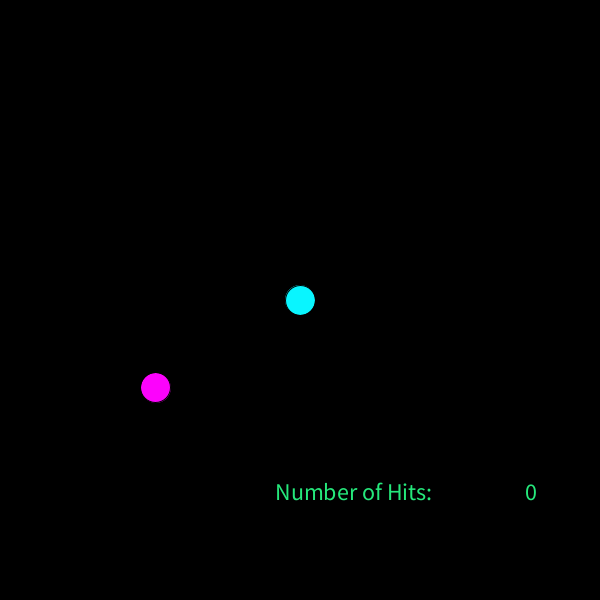
Frame 1 (no input)
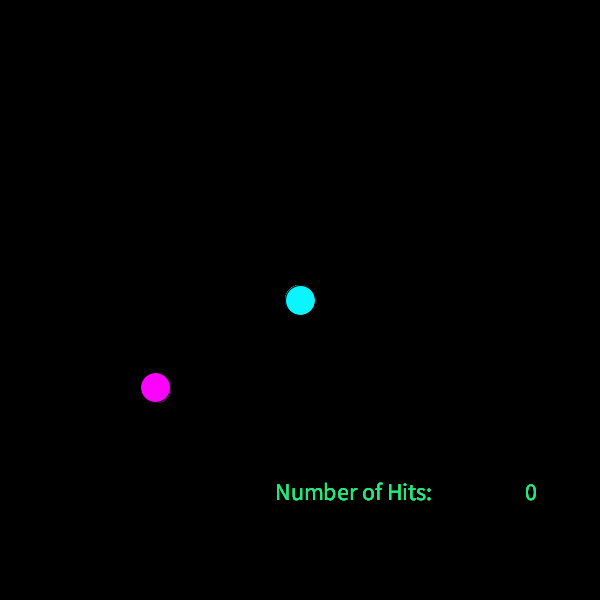
Frame 60 (the mouse pressed at the canvas centre just before this capture)
Frame 120 (the mouse held since frame 60 and released just before this capture): identical to frame 60, image omitted

The Processing sketch that drew these frames (run headless with seeded random() and noise(); from frame 60 on, the mouse is pressed at the canvas centre):

// Processing sketch: processing_62290
// ── processing_62290.pde

float ballY;
float ballX;
float ranspota;
float radius;
float ranspotb;
int spot;
float speed;
void setup()
{
  size(600, 600);
  background(0, 0, 0);
  smooth();
  frameRate(60);
  //initialize veriables:
  ballY=width/2;
  ballX=width/2;
  ranspotb=random(600);
  ranspota=random(600);
  radius=30;
  speed=5;
}

void draw()
{

  fill(0, 0, 0, 25);
  rect(0, 0, 600, 600);
  fill(9, 245, 255); 
  ellipse( ballX, ballY, radius, radius );
  fill(252, 3, 252);
  ellipse( ranspota, ranspotb, radius, radius );
  println( "frameCount: " + frameCount );
  if (dist(ballX, ballY, ranspota, ranspotb)<2*radius)
  {
    ranspota=random(600);
    ranspotb=random(600);
    spot=spot+1 ;
  }
  fill(255,161,18);
  if (ballY>=height-radius)
  {
    ballY=height-radius/4; 
    textSize(60);
    text("You Lose!!!!", random(600), random(600));
    noLoop();
  }
  if (ballY<=radius)
  {
    ballY=radius/4; 
    textSize(60);
    text("You Lose!!!!", random(600), random(600));
    noLoop();
  }
  if (ballX<=radius)
  {
    ballX=radius/4; 
    textSize(60);
    text("You Lose!!!!", random(600), random(600));
    noLoop();
  }
  if (ballX>=width-radius)
  {
    ballX=width-radius/4; 
    textSize(60);
    text("You Lose!!!!", random(600), random(600));
    noLoop();
  }
  if (spot>=25)
  {
    fill(20, 255, 210);
    textSize(60);
    text("You Win!!!", random(600), random(600));
    noLoop();
  }
  if (key=='w')
  {
    ballY=ballY-speed;
  } 
  if (key=='s')
  {
    ballY=ballY+speed;
  }
  if (key=='a')
  {
    ballX=ballX-speed;
  } 
  if (key=='d')
  {
    ballX=ballX+speed;
  }
 fill(37,232,123);
  textSize(24);
  text("Number of Hits: ", 275, 500);
  text(spot, 525, 500);  
  if (ranspotb>=height-radius)
  {
    ranspotb=height-radius/2; 
    ranspotb=random(600);
  }
  if (ranspotb<=radius)
  {
    ranspotb=radius/2; 
    ranspotb=random(600);
  }
  if (ranspota<=radius)
  {
    ranspota=radius/2; 
    ranspota=random(600);
  }
  if (ranspota>=width-radius)
  {
   ranspota=width-radius/2; 
    ranspota=random(600);
  }
}
